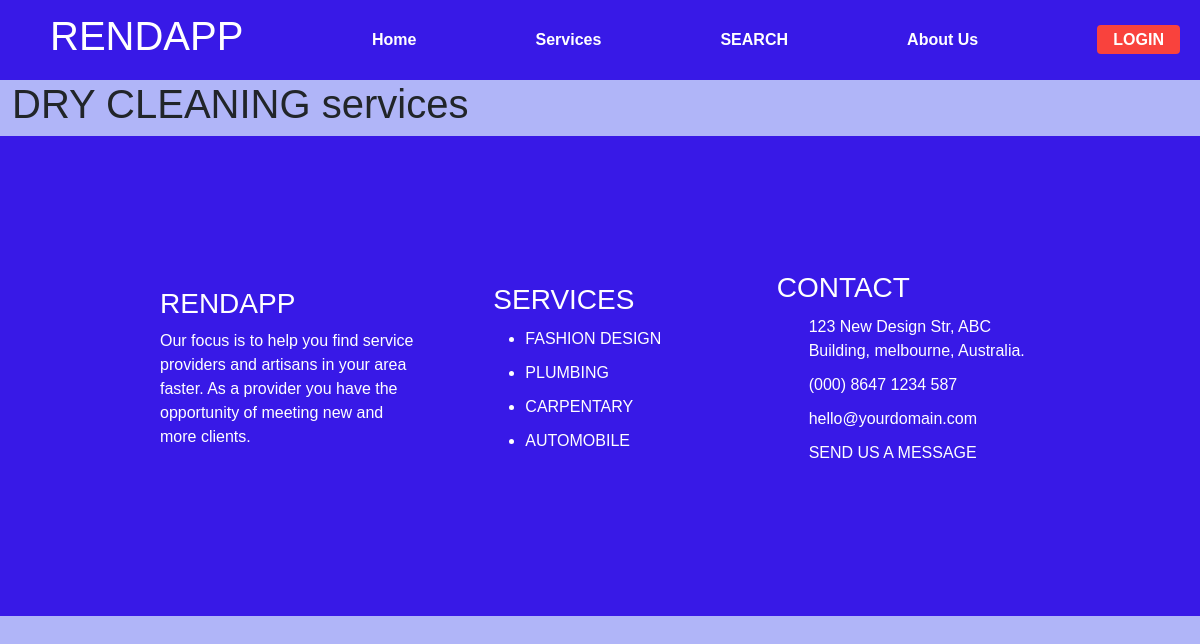
/services/category/DRY CLEANING/, run on an earlier commit of the app's database.
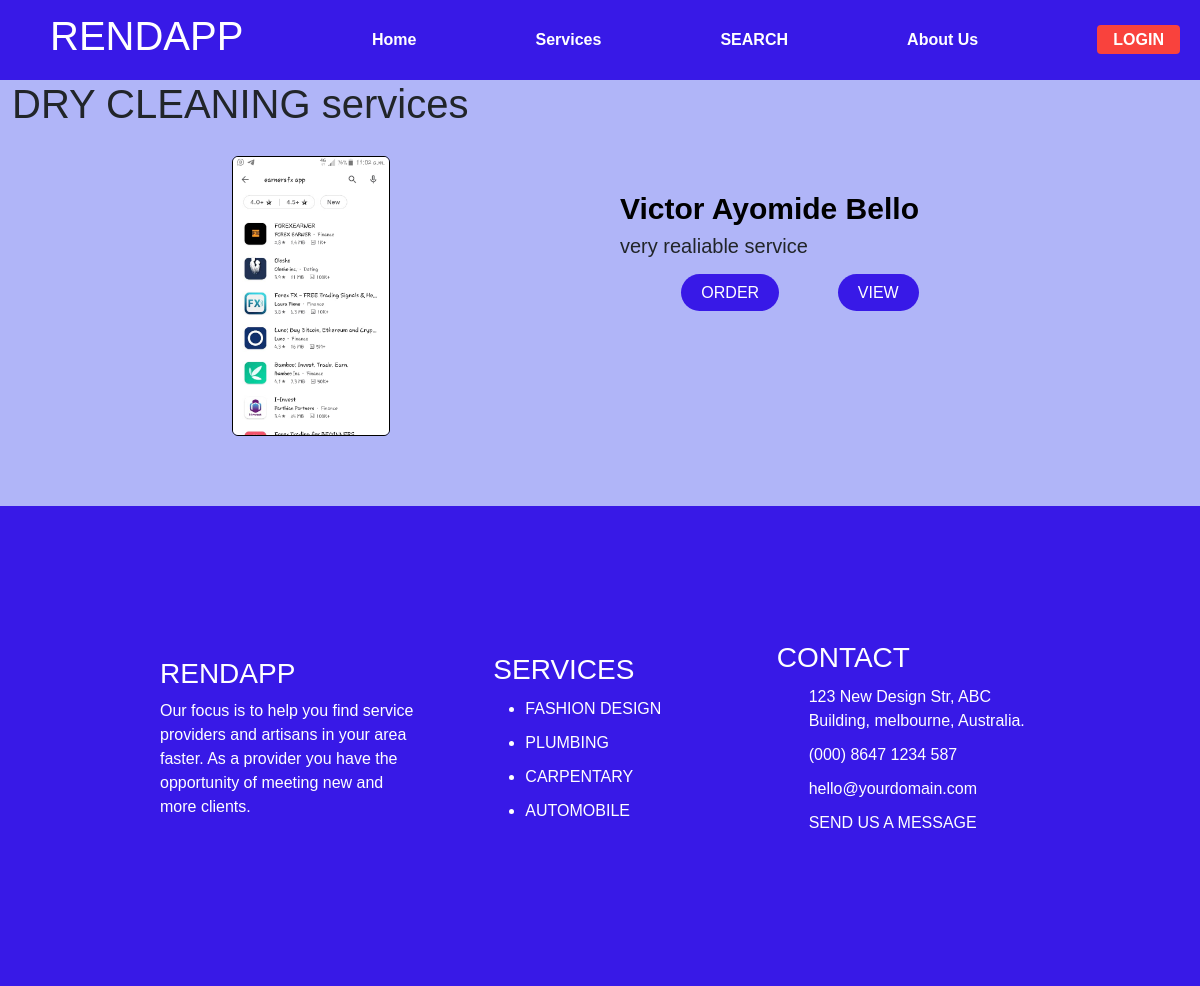
And on a later commit of the database.
### Service/models.py (models this page shows, shortened)
class Service(models.Model):
    admin = models.ForeignKey(settings.AUTH_USER_MODEL, on_delete=models.CASCADE)
    name = models.CharField(max_length=300)
    image = models.ImageField(blank=True, upload_to="Service/")
    category = models.CharField(max_length=200, blank =True, null=True, choices=CATEGORY_CHOICES)
    active = models.BooleanField(default=False, blank=True)
    service_completed = models.IntegerField(default=0, blank=True, null=True)
    created_date = models.DateTimeField(auto_now_add=True)
    banned = models.BooleanField(default=False, blank=True, null=True)
    banned_date = models.DateTimeField(blank=True, null=True)
    service_state = models.CharField(max_length=15)
    service_city = models.CharField(max_length=30)
    service_address = models.CharField(max_length=100)
    def get_detail(self):
        return reverse("service:detail", kwargs={
            'pk': self.pk,
            'name': self.name
        })
    def call_service(self):
        return reverse("service:call_service", kwargs={
            'pk': self.pk,
        })

### Service/views.py (the view)
# urls.py: path('services/category/', CategoryListView.as_view(), name="categorylist"),
def category(request, category):
    categories = Service.objects.filter(category=category)
    context = {
        'categories': categories,
        'category_name': category,
    }
    return render(request, 'service/category.html', context)

### Templates/service/category.html (shortened to what this page needs)
{% extends 'base.html' %}
{% load static %}
{% block body %}
<body>
 <div id="dsp"></div>
<h1>{{ category_name }} services</h1>
{% for service in categories %}
<div class="search">
    <div class="search-image">
        <img src="{{ service.image.url }}" alt="">
    </div>
    <div class="search-details">
        <span>{{ service.name }}</span>
        <p>
            very realiable service
        </p>
        <ul>
            <li>
                <a href="{{ service.call_service }}">ORDER</a>
            </li>
            <li>
                <a href="{{ service.get_detail }}">VIEW</a>
            </li>
        </ul>
    </div>
</div>
{% endfor %}
{% endblock body %}

### Templates/base.html (shortened to what this page needs)
<!DOCTYPE html>
<html lang="en">
{% load static %}
<head>
    <link rel="stylesheet" href="{% static 'styling/bootstrap.css' %}"/>
    <link rel="stylesheet" href="{% static 'styling/bootstrap.min.css' %}"/>
    <link rel="stylesheet" type="text/css" href="https://cdnjs.cloudflare.com/ajax/libs/OwlCarousel2/2.3.4/assets/owl.carousel.min.css" />
    <link rel="stylesheet" href="{% static 'styling/style.css' %}">
    <link rel="stylesheet" href="{% static 'styling/responsive.css' %}">
</head>
<body>
{% include 'nav.html' %}
<div class="container-fluid">
    {% block body %}
    {% endblock body %}
  </div>
{% include 'footer.html' %}
</body>
</html>

### Templates/nav.html (shortened to what this page needs)
{% load static %}
    <div class="nav-container">
        <nav class="navbar">
            <h1 id="navbar-logo">RENDAPP</h1>
            <ul class="nav-menu">
                <li><a href="{% url 'service:home' %}" class="nav-links">Home</a></li>
                <li><a href="{% url 'service:allservice' %}" class="nav-links">Services</a></li>
                <li><a href="{% url 'service:search' %}" class="nav-links">SEARCH</a></li>
                <li><a href="{% url 'service:about' %}" class="nav-links">About Us</a></li>
                {% if user.is_authenticated %}
                <li><a href="{% url 'account_logout' %}" class="nav-links nav-links-btn">LOGOUT</a></li>
                {% else %}
                <li><a href="{% url 'account_login' %}" class="nav-links nav-links-btn">LOGIN</a></li>
                {% endif %}
            </ul>
        </nav>
    </div>

### Templates/footer.html
{% load static %}
<footer>
    <div class="f_about">
        <h3>RENDAPP</h3>
        <p>Our focus is to help you find service providers and artisans in your area faster.
            As a provider you have the opportunity of meeting new and more clients.
        </p>
    </div>
    <div class="f_service">
        <h3>SERVICES</h3>
        <ul>
            <li><a href="#">FASHION DESIGN</a></li>
            <li><a href="#">PLUMBING</a></li>
            <li><a href="#">CARPENTARY</a></li>
            <li><a href="#">AUTOMOBILE</a></li>
        </ul>
    </div>
    <div class="f_contact">
        <h3>CONTACT</h3>
        <ul>
            <li><a href="#">123 New Design Str, ABC Building, melbourne, Australia.</a></li>
            <li><a href="#">(000) 8647 1234 587</a></li>
            <li><a href="#">hello@yourdomain.com</a></li>
            <li><a href="{% url 'service:contact' %}">SEND US A MESSAGE</a></li>
         </ul>
    </div>
</footer>

### Static/styling/style.css (style rules this page uses)
:root { --darkgray: #3819e7; --brightred: #f9423d; --white: #fff; --lightred: #f9433dcc; }
* { box-sizing: border-box; margin: 0; padding: 0; font-family: "Nunito", sans-serif; }
body { background-color:rgb(176, 181, 248); margin: o; padding: 0; box-sizing: border-box; overflow-x: hidden; }
.nav-container { width: 100%; background-color: var(--darkgray); }
.navbar { display: flex; grid-template-columns: 0.2fr auto 1fr; align-items: center; height: 80px; width: 100%; max-width: 1720px; margin: 0 auto; top: 0; position: fixed; background-color: var(--darkgray); }
#navbar-logo { color: var(--white); justify-self: start; margin-left: 50px; }
#navbar-logo { cursor: pointer; }
.nav-menu { display: flex; grid-template-columns: repeat(5, auto); list-style: none; text-align: center; width: 70%; justify-content: space-between; margin: 0 20px 0 0; font-weight: 700; }
.nav-links { color: white; text-decoration: none; }
.nav-links-btn { background-color: var(--brightred); padding: 6px 16px; border-radius: 4px; }
::placeholder { color:red; }
.search { display: flex; justify-content: space-between; align-items: center; margin: 0 200px 50px 200px; height: 40vh; width: auto; }
.search .search-image { height: 100%; padding : 20px; border: 50px; width: 50%; }
.search .search-image img { height: 100%; max-width: 100%; border-radius: 6px; border: 1px solid black; object-fit: contain; object-position: center; }
.search .search-details { height: 100%; padding : 50px 20PX; margin: 20px 20px; border: 50px; width: 50%; border-radius: 6px; }
.search .search-details span { text-align: left; justify-content: left; font-size: 20px; color: black; font-weight: 900; font-size: 30px; }
.search .search-details p { text-align: left; justify-content: left; font-size: 20px; }
.search .search-details ul { display: flex; align-items: center; justify-content: space-around; margin: 20px 0; }
.search .search-details ul li { list-style: none; }
.search .search-details ul li a { background-color: #3819e7; color: #ffffff; text-decoration: none; padding: 10px 20px; border-radius: 20px; }
#dsp { height: 80px; }
footer { width: 100%; background-color: var(--darkgray); height: 60vh; color: white; display: flex; justify-content: space-between; align-items: center; padding: 80px 150px; bottom: 0; }
footer a { text-decoration: none; color: white; font-weight: 500; font-size: 16px; }
footer ul li { margin-top: 10px; }
footer .f_about { width: 33%; margin-right: 50px; padding: 10px; }
footer .f_about p { font-weight: 500; font-size: 16px; }
footer .f_service { width: 33%; padding: 10px; }
footer .f_contact { width: 33%; padding: 10px; }
footer .f_contact ul li { list-style: none; }

### Static/styling/responsive.css (style rules this page uses)
:root { --darkgray: #3819e7; --brightred: #f9423d; --white: #fff; --lightred: #f9433dcc; }
* { box-sizing: border-box; margin: 0; padding: 0; font-family: "Nunito", sans-serif; }
body { background-color:rgb(176, 181, 248); margin: o; padding: 0; box-sizing: border-box; overflow-x: hidden; }

What changed in the data, as far as the page shows it:
added Service: category "DRY CLEANING", image (picture), name "Victor Ayomide Bello"
Also different on the page:
{{ category_name }}: "DRY CLEANING" → (not shown)
